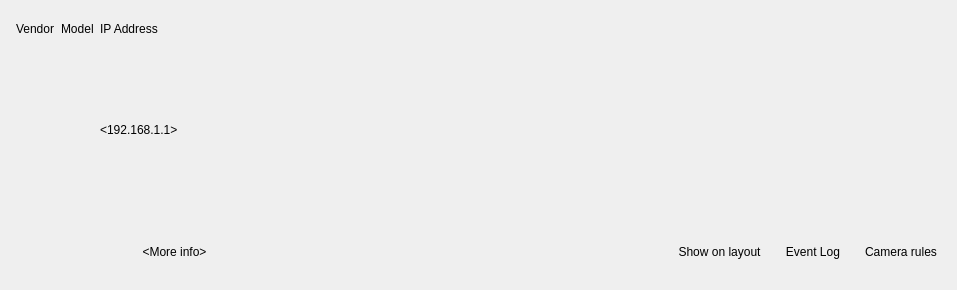
<?xml version="1.0" encoding="UTF-8"?>
<ui version="4.0">
 <class>CameraInfoWidget</class>
 <widget class="QWidget" name="CameraInfoWidget">
  <property name="geometry">
   <rect>
    <x>0</x>
    <y>0</y>
    <width>957</width>
    <height>290</height>
   </rect>
  </property>
  <layout class="QVBoxLayout" name="verticalLayout">
   <property name="spacing">
    <number>8</number>
   </property>
   <property name="leftMargin">
    <number>8</number>
   </property>
   <property name="topMargin">
    <number>14</number>
   </property>
   <property name="rightMargin">
    <number>16</number>
   </property>
   <property name="bottomMargin">
    <number>12</number>
   </property>
   <item>
    <widget class="QnEditableLabel" name="nameLabel" native="true"/>
   </item>
   <item>
    <widget class="QStackedWidget" name="stackedWidget">
     <widget class="QWidget" name="lessInfoPage">
      <layout class="QGridLayout" name="gridLayout" rowstretch="0,1" columnstretch="0,0,1">
       <property name="leftMargin">
        <number>8</number>
       </property>
       <property name="topMargin">
        <number>0</number>
       </property>
       <property name="rightMargin">
        <number>0</number>
       </property>
       <property name="bottomMargin">
        <number>0</number>
       </property>
       <item row="0" column="1">
        <widget class="QLabel" name="modelTitleLabel">
         <property name="text">
          <string>Model</string>
         </property>
        </widget>
       </item>
       <item row="0" column="0">
        <widget class="QLabel" name="vendorTitleLabel">
         <property name="text">
          <string>Vendor</string>
         </property>
        </widget>
       </item>
       <item row="1" column="1">
        <widget class="QLabel" name="modelLabel">
         <property name="text">
          <string notr="true">&lt;E96&gt;</string>
         </property>
         <property name="textInteractionFlags">
          <set>Qt::LinksAccessibleByMouse|Qt::TextSelectableByMouse</set>
         </property>
        </widget>
       </item>
       <item row="1" column="0">
        <widget class="QLabel" name="vendorLabel">
         <property name="text">
          <string notr="true">&lt;ACTI&gt;</string>
         </property>
         <property name="textInteractionFlags">
          <set>Qt::LinksAccessibleByMouse|Qt::TextSelectableByMouse</set>
         </property>
        </widget>
       </item>
       <item row="0" column="2">
        <widget class="QLabel" name="ipAddressTitleLabel">
         <property name="text">
          <string>IP Address</string>
         </property>
        </widget>
       </item>
       <item row="1" column="2">
        <widget class="QLabel" name="ipAddressLabel">
         <property name="text">
          <string notr="true">&lt;192.168.1.1&gt;</string>
         </property>
         <property name="textInteractionFlags">
          <set>Qt::LinksAccessibleByMouse|Qt::TextSelectableByMouse</set>
         </property>
        </widget>
       </item>
      </layout>
     </widget>
     <widget class="QWidget" name="moreInfoPage">
      <layout class="QVBoxLayout" name="verticalLayout_2" stretch="0,0,0">
       <property name="spacing">
        <number>8</number>
       </property>
       <property name="leftMargin">
        <number>8</number>
       </property>
       <property name="topMargin">
        <number>0</number>
       </property>
       <property name="rightMargin">
        <number>0</number>
       </property>
       <property name="bottomMargin">
        <number>0</number>
       </property>
       <item>
        <layout class="QFormLayout" name="detailInfoLayout">
         <property name="horizontalSpacing">
          <number>12</number>
         </property>
         <property name="verticalSpacing">
          <number>0</number>
         </property>
         <item row="0" column="0">
          <widget class="QLabel" name="vendorDetailTitleLabel">
           <property name="text">
            <string>Vendor</string>
           </property>
          </widget>
         </item>
         <item row="1" column="0">
          <widget class="QLabel" name="modelDetailTitleLabel">
           <property name="text">
            <string>Model</string>
           </property>
          </widget>
         </item>
         <item row="2" column="0">
          <widget class="QLabel" name="firmwareTitleLabel">
           <property name="text">
            <string>Firmware</string>
           </property>
          </widget>
         </item>
         <item row="0" column="1">
          <widget class="QLabel" name="vendorDetailLabel">
           <property name="minimumSize">
            <size>
             <width>0</width>
             <height>20</height>
            </size>
           </property>
           <property name="text">
            <string notr="true">&lt;ACTI&gt;</string>
           </property>
           <property name="textInteractionFlags">
            <set>Qt::LinksAccessibleByMouse|Qt::TextSelectableByMouse</set>
           </property>
          </widget>
         </item>
         <item row="1" column="1">
          <widget class="QLabel" name="modelDetailLabel">
           <property name="minimumSize">
            <size>
             <width>0</width>
             <height>20</height>
            </size>
           </property>
           <property name="text">
            <string notr="true">&lt;E96&gt;</string>
           </property>
           <property name="textInteractionFlags">
            <set>Qt::LinksAccessibleByMouse|Qt::TextSelectableByMouse</set>
           </property>
          </widget>
         </item>
         <item row="2" column="1">
          <widget class="QLabel" name="firmwareLabel">
           <property name="minimumSize">
            <size>
             <width>0</width>
             <height>20</height>
            </size>
           </property>
           <property name="text">
            <string notr="true">&lt;A1D-500-V6.05.16-AC&gt;</string>
           </property>
           <property name="textInteractionFlags">
            <set>Qt::LinksAccessibleByMouse|Qt::TextSelectableByMouse</set>
           </property>
          </widget>
         </item>
        </layout>
       </item>
       <item>
        <layout class="QFormLayout" name="networkInfoLayout">
         <property name="horizontalSpacing">
          <number>12</number>
         </property>
         <property name="verticalSpacing">
          <number>0</number>
         </property>
         <item row="0" column="0">
          <widget class="QLabel" name="ipAddressDetailTitleLabel">
           <property name="text">
            <string>IP Address</string>
           </property>
          </widget>
         </item>
         <item row="1" column="0">
          <widget class="QLabel" name="webPageTitleLabel">
           <property name="text">
            <string>Web Page</string>
           </property>
          </widget>
         </item>
         <item row="2" column="0">
          <widget class="QLabel" name="macAddressTitleLabel">
           <property name="text">
            <string>MAC Address</string>
           </property>
          </widget>
         </item>
         <item row="1" column="1">
          <widget class="QLabel" name="webPageLabel">
           <property name="minimumSize">
            <size>
             <width>0</width>
             <height>20</height>
            </size>
           </property>
           <property name="text">
            <string notr="true">&lt;http://192.168.1.1/&gt;</string>
           </property>
           <property name="openExternalLinks">
            <bool>true</bool>
           </property>
          </widget>
         </item>
         <item row="2" column="1">
          <widget class="QLabel" name="macAddressLabel">
           <property name="minimumSize">
            <size>
             <width>0</width>
             <height>20</height>
            </size>
           </property>
           <property name="text">
            <string notr="true">&lt;00-0F-7C-0C-76-E9&gt;</string>
           </property>
           <property name="textInteractionFlags">
            <set>Qt::LinksAccessibleByMouse|Qt::TextSelectableByMouse</set>
           </property>
          </widget>
         </item>
         <item row="0" column="1">
          <widget class="QWidget" name="pingControlsWidget" native="true">
           <property name="maximumSize">
            <size>
             <width>16777215</width>
             <height>20</height>
            </size>
           </property>
           <layout class="QHBoxLayout" name="ipAddressDetailLayout">
            <property name="spacing">
             <number>12</number>
            </property>
            <property name="leftMargin">
             <number>0</number>
            </property>
            <property name="topMargin">
             <number>0</number>
            </property>
            <property name="rightMargin">
             <number>0</number>
            </property>
            <property name="bottomMargin">
             <number>0</number>
            </property>
            <item>
             <widget class="QLabel" name="ipAddressDetailLabel">
              <property name="text">
               <string notr="true">&lt;192.168.1.1&gt;</string>
              </property>
              <property name="textInteractionFlags">
               <set>Qt::LinksAccessibleByMouse|Qt::TextSelectableByMouse</set>
              </property>
             </widget>
            </item>
            <item>
             <widget class="QPushButton" name="pingButton">
              <property name="text">
               <string>Ping</string>
              </property>
              <property name="iconSize">
               <size>
                <width>20</width>
                <height>20</height>
               </size>
              </property>
              <property name="flat">
               <bool>true</bool>
              </property>
             </widget>
            </item>
            <item>
             <spacer name="horizontalSpacer_2">
              <property name="orientation">
               <enum>Qt::Horizontal</enum>
              </property>
              <property name="sizeHint" stdset="0">
               <size>
                <width>40</width>
                <height>1</height>
               </size>
              </property>
             </spacer>
            </item>
           </layout>
          </widget>
         </item>
        </layout>
       </item>
       <item>
        <layout class="QFormLayout" name="serviceInfoLayout">
         <property name="horizontalSpacing">
          <number>12</number>
         </property>
         <property name="verticalSpacing">
          <number>0</number>
         </property>
         <item row="0" column="0">
          <widget class="QLabel" name="cameraIdTitleLabel">
           <property name="text">
            <string>Camera ID</string>
           </property>
          </widget>
         </item>
         <item row="1" column="0">
          <widget class="QLabel" name="primaryStreamTitleLabel">
           <property name="text">
            <string>Primary Stream</string>
           </property>
          </widget>
         </item>
         <item row="2" column="0">
          <widget class="QLabel" name="secondaryStreamTitleLabel">
           <property name="text">
            <string>Secondary Stream</string>
           </property>
          </widget>
         </item>
         <item row="0" column="1">
          <widget class="QLabel" name="cameraIdLabel">
           <property name="minimumSize">
            <size>
             <width>0</width>
             <height>20</height>
            </size>
           </property>
           <property name="text">
            <string notr="true">&lt;cf5bac1d-6b93-e517-41ab-6f13bbc7a2af&gt;</string>
           </property>
           <property name="textInteractionFlags">
            <set>Qt::LinksAccessibleByMouse|Qt::TextSelectableByMouse</set>
           </property>
          </widget>
         </item>
         <item row="2" column="1">
          <widget class="QWidget" name="secondaryStreamControlWidget" native="true">
           <property name="maximumSize">
            <size>
             <width>16777215</width>
             <height>20</height>
            </size>
           </property>
           <layout class="QHBoxLayout" name="secondaryStreamLayout">
            <property name="spacing">
             <number>12</number>
            </property>
            <property name="leftMargin">
             <number>0</number>
            </property>
            <property name="topMargin">
             <number>0</number>
            </property>
            <property name="rightMargin">
             <number>0</number>
            </property>
            <property name="bottomMargin">
             <number>0</number>
            </property>
            <item>
             <widget class="QLabel" name="secondaryStreamLabel">
              <property name="text">
               <string notr="true">&lt;rtsp://192.168.0.18:554/axis-media/media.amp?streamprofile=hdwitnessSecondary&gt;</string>
              </property>
              <property name="textInteractionFlags">
               <set>Qt::LinksAccessibleByMouse|Qt::TextSelectableByMouse</set>
              </property>
             </widget>
            </item>
            <item>
             <widget class="nx::client::desktop::ui::ClipboardButton" name="secondaryStreamCopyButton">
              <property name="text">
               <string notr="true">&lt;Copy&gt;</string>
              </property>
              <property name="iconSize">
               <size>
                <width>20</width>
                <height>20</height>
               </size>
              </property>
              <property name="flat">
               <bool>true</bool>
              </property>
             </widget>
            </item>
            <item>
             <spacer name="secondaryStreamSpacer">
              <property name="orientation">
               <enum>Qt::Horizontal</enum>
              </property>
              <property name="sizeHint" stdset="0">
               <size>
                <width>40</width>
                <height>1</height>
               </size>
              </property>
             </spacer>
            </item>
           </layout>
          </widget>
         </item>
         <item row="1" column="1">
          <widget class="QWidget" name="primaryStreamControlWidget" native="true">
           <property name="maximumSize">
            <size>
             <width>16777215</width>
             <height>20</height>
            </size>
           </property>
           <layout class="QHBoxLayout" name="primaryStreamLayout">
            <property name="spacing">
             <number>12</number>
            </property>
            <property name="leftMargin">
             <number>0</number>
            </property>
            <property name="topMargin">
             <number>0</number>
            </property>
            <property name="rightMargin">
             <number>0</number>
            </property>
            <property name="bottomMargin">
             <number>0</number>
            </property>
            <item>
             <widget class="QLabel" name="primaryStreamLabel">
              <property name="text">
               <string notr="true">&lt;rtsp://192.168.0.18:554/axis-media/media.amp?streamprofile=hdwitnessPrimary&gt;</string>
              </property>
              <property name="textInteractionFlags">
               <set>Qt::LinksAccessibleByMouse|Qt::TextSelectableByMouse</set>
              </property>
             </widget>
            </item>
            <item>
             <widget class="nx::client::desktop::ui::ClipboardButton" name="primaryStreamCopyButton">
              <property name="text">
               <string notr="true">&lt;Copy&gt;</string>
              </property>
              <property name="flat">
               <bool>true</bool>
              </property>
             </widget>
            </item>
            <item>
             <spacer name="primaryStreamSpacer">
              <property name="orientation">
               <enum>Qt::Horizontal</enum>
              </property>
              <property name="sizeHint" stdset="0">
               <size>
                <width>40</width>
                <height>20</height>
               </size>
              </property>
             </spacer>
            </item>
           </layout>
          </widget>
         </item>
        </layout>
       </item>
      </layout>
     </widget>
    </widget>
   </item>
   <item>
    <layout class="QHBoxLayout" name="horizontalLayout">
     <item>
      <widget class="QStackedWidget" name="controlsStackedWidget">
       <property name="currentIndex">
        <number>0</number>
       </property>
       <widget class="QWidget" name="toggleInfoPage">
        <layout class="QVBoxLayout" name="verticalLayout_3">
         <property name="leftMargin">
          <number>4</number>
         </property>
         <property name="topMargin">
          <number>0</number>
         </property>
         <property name="rightMargin">
          <number>0</number>
         </property>
         <property name="bottomMargin">
          <number>0</number>
         </property>
         <item>
          <widget class="QPushButton" name="toggleInfoButton">
           <property name="text">
            <string notr="true">&lt;More info&gt;</string>
           </property>
           <property name="flat">
            <bool>true</bool>
           </property>
          </widget>
         </item>
        </layout>
       </widget>
       <widget class="QWidget" name="multipleCamerasNamePage">
        <layout class="QVBoxLayout" name="verticalLayout_4">
         <property name="leftMargin">
          <number>0</number>
         </property>
         <property name="topMargin">
          <number>0</number>
         </property>
         <property name="rightMargin">
          <number>0</number>
         </property>
         <property name="bottomMargin">
          <number>0</number>
         </property>
         <item>
          <widget class="QnEditableLabel" name="multipleNameLabel" native="true"/>
         </item>
        </layout>
       </widget>
      </widget>
     </item>
     <item>
      <spacer name="horizontalSpacer">
       <property name="orientation">
        <enum>Qt::Horizontal</enum>
       </property>
       <property name="sizeHint" stdset="0">
        <size>
         <width>40</width>
         <height>20</height>
        </size>
       </property>
      </spacer>
     </item>
     <item>
      <widget class="QPushButton" name="showOnLayoutButton">
       <property name="text">
        <string>Show on layout</string>
       </property>
       <property name="flat">
        <bool>true</bool>
       </property>
      </widget>
     </item>
     <item>
      <widget class="QPushButton" name="eventLogButton">
       <property name="text">
        <string>Event Log</string>
       </property>
       <property name="flat">
        <bool>true</bool>
       </property>
      </widget>
     </item>
     <item>
      <widget class="QPushButton" name="cameraRulesButton">
       <property name="text">
        <string>Camera rules</string>
       </property>
       <property name="flat">
        <bool>true</bool>
       </property>
      </widget>
     </item>
    </layout>
   </item>
  </layout>
 </widget>
 <customwidgets>
  <customwidget>
   <class>QnEditableLabel</class>
   <extends>QWidget</extends>
   <header location="global">ui/widgets/common/editable_label.h</header>
   <container>1</container>
  </customwidget>
  <customwidget>
   <class>nx::client::desktop::ui::ClipboardButton</class>
   <extends>QPushButton</extends>
   <header location="global">nx/client/desktop/ui/common/clipboard_button.h</header>
  </customwidget>
 </customwidgets>
 <resources/>
 <connections/>
</ui>
